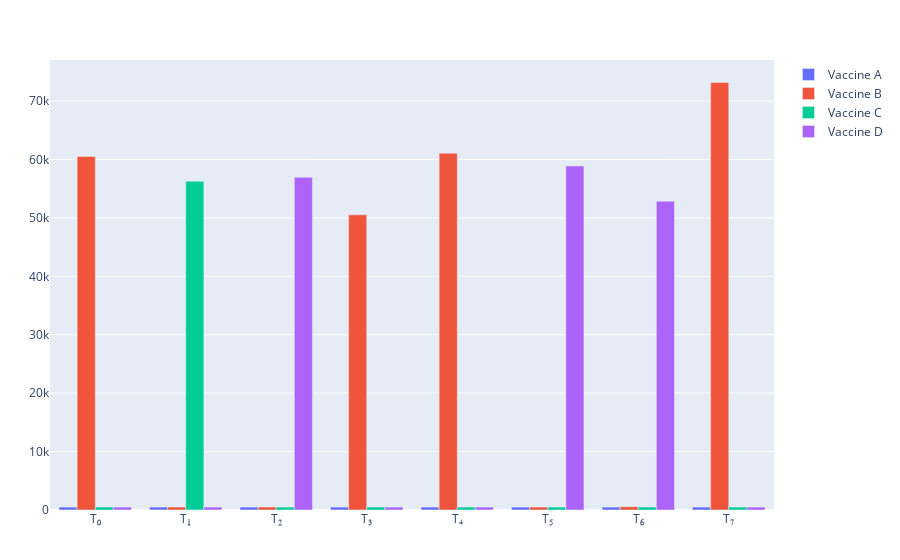

Write notebook code for a chart like this one.
### Code cell
using PlotlyJS

times = [String(t) for t in ts]

p = plot([
    bar(name="Vaccine A", x=times, y=f[1,:]),
    bar(name="Vaccine B", x=times, y=f[2,:]),
    bar(name="Vaccine C", x=times, y=f[3,:]),
    bar(name="Vaccine D", x=times, y=f[4,:])
])
relayout!(p, barmode="group")
p

### Figure 1 — Plotly figure (JSON) as saved in the notebook; plotly's stock layout.template omitted (floating-point values rounded to 4 significant figures)
{"data": [{"name": "Vaccine A", "type": "bar", "x": ["T₀", "T₁", "T₂", "T₃", "T₄", "T₅", "T₆", "T₇"], "y": [500, 500, 500, 500, 500, 500, 500, 500]}, {"name": "Vaccine B", "type": "bar", "x": ["T₀", "T₁", "T₂", "T₃", "T₄", "T₅", "T₆", "T₇"], "y": [60500, 508, 505, 50520, 61053, 502, 552, 73173]}, {"name": "Vaccine C", "type": "bar", "x": ["T₀", "T₁", "T₂", "T₃", "T₄", "T₅", "T₆", "T₇"], "y": [500, 56277, 500, 500, 500, 500, 500, 500]}, {"name": "Vaccine D", "type": "bar", "x": ["T₀", "T₁", "T₂", "T₃", "T₄", "T₅", "T₆", "T₇"], "y": [500, 500, 56947, 500, 500, 58888, 52850, 500]}], "layout": {"barmode": "group", "margin": {"b": 50, "l": 50, "r": 50, "t": 60}}}
